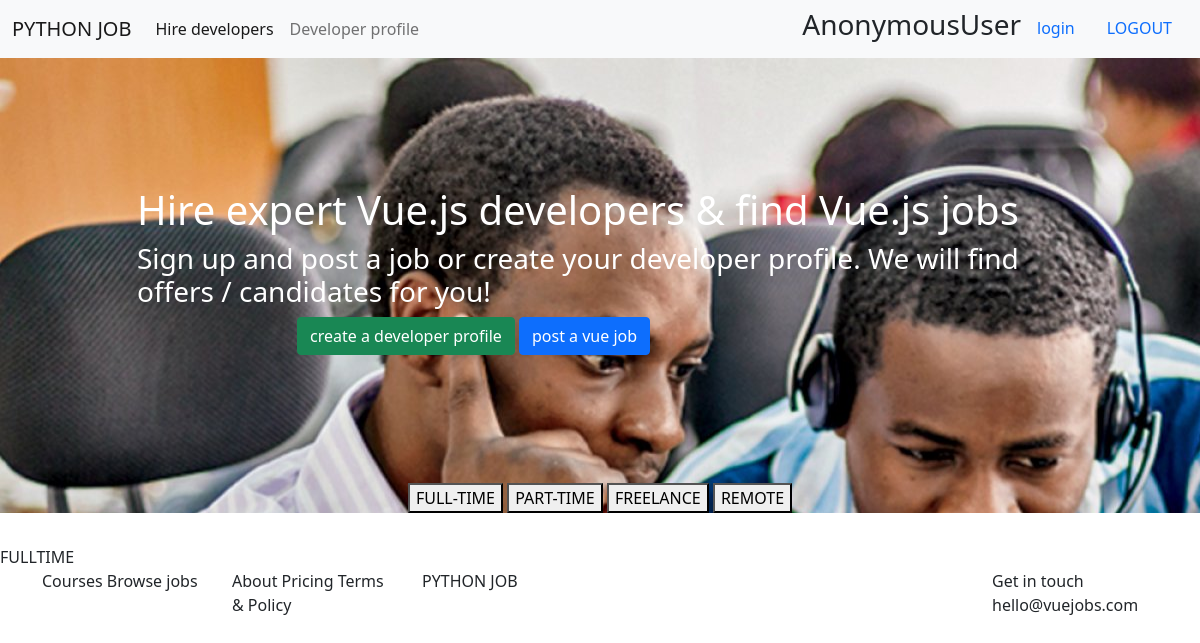
Before: /FULL_TIME/ with the older database file.
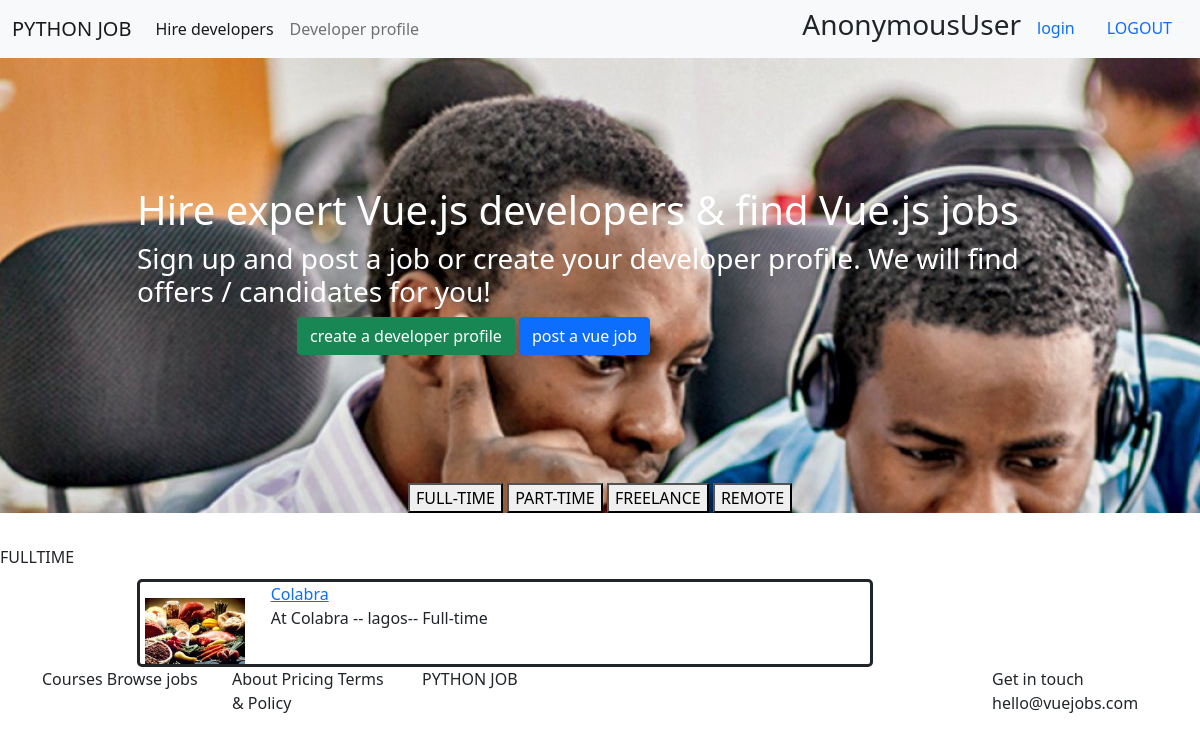
After: the same page with the newer database file.
### jobs/models.py (models this page shows, shortened)
class Tag(models.Model):
    name = models.CharField(max_length=200, null= True)

class Company_detail(models.Model):
    Company_name = models.CharField(max_length=100, null=True)
    Company_logo= models.ImageField(upload_to='images/', null=True,)
    Company_Describe = models.TextField( null=True)
    website = models.CharField(max_length=200, null=True)
    Job_title = models.CharField(max_length=100, null=True)
    Job = models.CharField(max_length=100, null=True, choices=Job_type)
    Level_of_seniority = models.CharField(max_length=100, null=True, choices=Level)
    Job_description = models.TextField(null=True)
    How_to_apply = models.TextField(null=True)
    Application_target = models.CharField(max_length=200, null=True)
    Location = models.CharField(max_length=100, null=True)
    tags = models.ManyToManyField(Tag)

### jobs/views.py (the view)
# urls.py: path('FULL_TIME/', views.FULL_TIME, name="fultime"),
def FULL_TIME(request):
    jobs = Company_detail.objects.filter(tags__name="FULLTIME")
    for i in jobs:
        print(i.Company_name)
    status = 'FULLTIME'
    context =  {'jobs':jobs, 'status':status,}
    return render(request, 'status.html',context )

### templates/status.html (shortened to what this page needs)
{% extends 'base.html' %}
{% block content %}
{% load static %}
{%  include 'sec.html' %}
{{status}}
<section class="index_sec2">
    <div class="container">
        <div class="row">
            <div class="col-md-1 ">
            </div>
            <div class="col-md-8">
                {%for job in jobs  %}
                    <div class="index_sec2_job">
                        <div class="row">
                            <div class="col-sm-2 job_img">
                                <img src="{{job.Company_logo.url}}" alt="company logo" width="100">
                            </div>
                            <div class="col-sm-9">
                                <div><a href="{%  url 'job_detail' job.id%}">{{job.Company_name}}</a></div>
                                <div>At {{job.Company_name}} -- {{job.Location}}-- {{job.Job}}</div>
                            </div>
                        </div>
                    </div>
                {% endfor %}
            </div>
            <div class="col-md-2"> </div>
        </div>
    </div>
</section>
{% endblock content %}

Changed rows visible on the page:
now on this page (row edited): Tag: name "FULLTIME"
now on this page (row edited): Company_detail: Company_logo (picture), Company_name "Colabra", Location "lagos", Job "Full-time"
Other visible differences:
{{ status }}: "FULLTIME" → (not shown)
